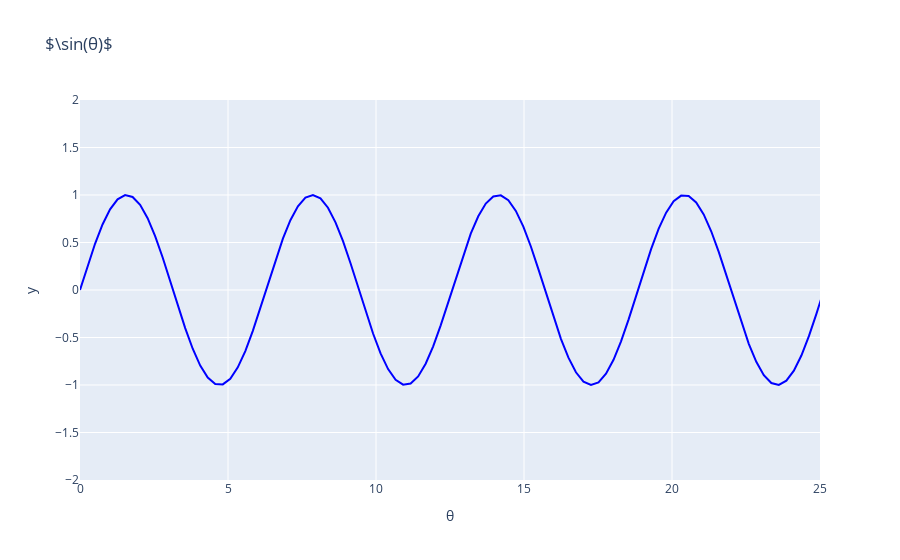

The notebook cell this image was saved under:
### Markdown cell above
La forma en que grafiqué al coseno no es la usual pero tiene una razón: El eje horizontal es la coordenada espacial $x$ y el eje vertical es la cordenada temporal $\theta$. Vamos a leer la gráfica como sigue. *En $\theta=0$, un objeto está en la coordenada espacial $x=1$ y conforme $\theta$ va creciendo, el objeto se mueve en el eje $x$ hacía el valor de $x=-1$. Una vez alcanzado este extremo, vuelve a regresar a su posición original, y asi sucesivamente.* ¿Te es familiar? suena mucho a la descripción del movimiento de la bolita "de un extremo a otro". ¿Quién es $\theta$? Podemos llamarle *tiempo*.

### Code cell
import plotly.graph_objects as go

import numpy as np

# Generate curve data
t = np.linspace(0, 8*np.pi, 100)
x = np.sin(t)

fig = go.Figure(
    data=go.Scatter(x=t, y=x,
                     mode="lines",
                     line=dict(width=2, color="blue")),
    layout=go.Layout(
        xaxis=dict(range=[0, 25], autorange=False, zeroline=False, title='θ'),
        yaxis=dict(range=[-2, 2], autorange=False, zeroline=False, title="y"),
        title_text="$\sin(θ)$", hovermode="closest")

)

fig.show()

### Figure 1 — Plotly figure (JSON) as saved in the notebook; plotly's stock layout.template omitted (floating-point values rounded to 4 significant figures)
{"data": [{"line": {"color": "blue", "width": 2}, "mode": "lines", "type": "scatter", "x": [0, 0.2539, 0.5077, 0.7616, 1.015, 1.269, 1.523, 1.777, 2.031, 2.285, 2.539, 2.793, 3.046, 3.3, 3.554, 3.808, 4.062, 4.316, 4.57, 4.823, 5.077, 5.331, 5.585, 5.839, 6.093, 6.347, 6.601, 6.854, 7.108, 7.362, 7.616, 7.87, 8.124, 8.378, 8.631, 8.885, 9.139, 9.393, 9.647, 9.901, 10.15, 10.41, 10.66, 10.92, 11.17, 11.42, 11.68, 11.93, 12.19, 12.44, 12.69, 12.95, 13.2, 13.45, 13.71, 13.96, 14.22, 14.47, 14.72, 14.98, 15.23, 15.49, 15.74, 15.99, 16.25, 16.5, 16.76, 17.01, 17.26, 17.52, 17.77, 18.02, 18.28, 18.53, 18.79, 19.04, 19.29, 19.55, 19.8, 20.06, 20.31, 20.56, 20.82, 21.07, 21.32, 21.58, 21.83, 22.09, 22.34, 22.59, 22.85, 23.1, 23.36, 23.61, 23.86, 24.12, 24.37, 24.63, 24.88, 25.13], "y": [0, 0.2511, 0.4862, 0.6901, 0.8497, 0.9549, 0.9989, 0.9788, 0.896, 0.7557, 0.5671, 0.342, 0.09506, -0.158, -0.4009, -0.6182, -0.7958, -0.9224, -0.9898, -0.9938, -0.9341, -0.8146, -0.6428, -0.4298, -0.1893, 0.06342, 0.312, 0.5406, 0.7346, 0.8815, 0.9718, 0.9999, 0.9638, 0.866, 0.7127, 0.5137, 0.2817, 0.03173, -0.2203, -0.4582, -0.6668, -0.8326, -0.945, -0.9969, -0.9848, -0.9096, -0.7761, -0.5929, -0.3717, -0.1266, 0.1266, 0.3717, 0.5929, 0.7761, 0.9096, 0.9848, 0.9969, 0.945, 0.8326, 0.6668, 0.4582, 0.2203, -0.03173, -0.2817, -0.5137, -0.7127, -0.866, -0.9638, -0.9999, -0.9718, -0.8815, -0.7346, -0.5406, -0.312, -0.06342, 0.1893, 0.4298, 0.6428, 0.8146, 0.9341, 0.9938, 0.9898, 0.9224, 0.7958, 0.6182, 0.4009, 0.158, -0.09506, -0.342, -0.5671, -0.7557, -0.896, -0.9788, -0.9989, -0.9549, -0.8497, -0.6901, -0.4862, -0.2511, -9.797e-16]}], "layout": {"autosize": true, "hovermode": "closest", "title": {"text": "$\\sin(θ)$"}, "xaxis": {"autorange": false, "range": [0, 25], "title": {"text": "θ"}, "type": "linear", "zeroline": false}, "yaxis": {"autorange": false, "range": [-2, 2], "title": {"text": "y"}, "type": "linear", "zeroline": false}}}
